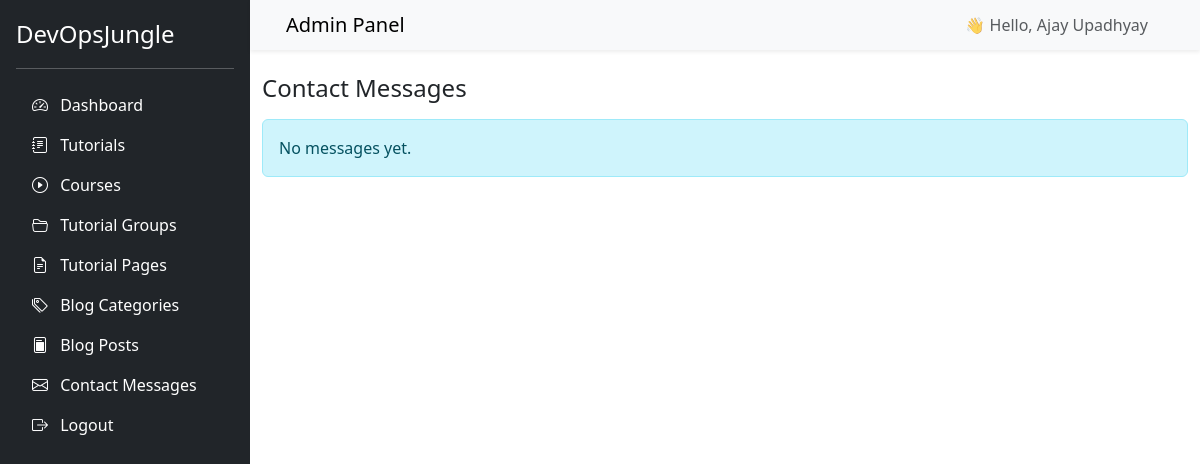
/admin/contact-messages/index.php (signed in), run on an earlier commit of the app's database.
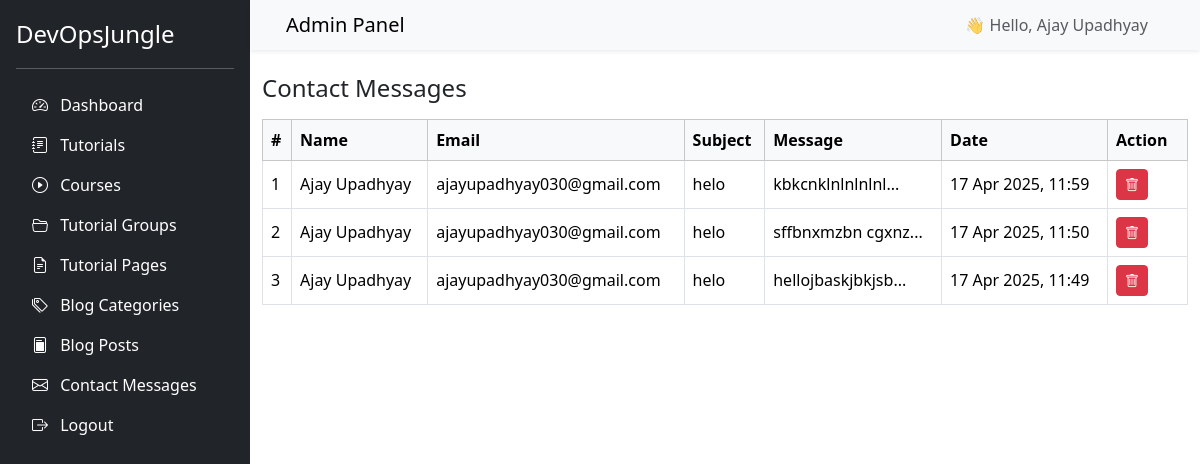
And on a later commit of the database.
### tables this page shows
CREATE TABLE `contact_messages` (
  `id` int(11) NOT NULL,
  `name` varchar(100) NOT NULL,
  `email` varchar(150) NOT NULL,
  `subject` varchar(255) DEFAULT NULL,
  `message` text NOT NULL,
  `created_at` timestamp NOT NULL DEFAULT current_timestamp()
);

### admin/contact-messages/index.php (the view, shortened to what this page needs)
<?php
require_once('../../includes/db.php');
$result = $conn->query("SELECT * FROM contact_messages ORDER BY created_at DESC");
$messages = $result ? $result->fetch_all(MYSQLI_ASSOC) : [];
?>
<!DOCTYPE html>
<html lang="en">
<head>
    <link href="https://cdn.jsdelivr.net/npm/bootstrap@5.3.3/dist/css/bootstrap.min.css" rel="stylesheet">
    <link href="https://cdn.jsdelivr.net/npm/bootstrap-icons@1.10.5/font/bootstrap-icons.css" rel="stylesheet">
</head>
<body>
<div class="d-flex">
    <div style="width: 250px; min-height: 100vh; background-color: #1e1e2f;">
        <?php include('../partials/sidebar.php'); ?>
    </div>
    <div class="flex-grow-1">
        <?php include('../partials/header.php'); ?>
        <div class="container mt-4">
            <h4 class="mb-3">Contact Messages</h4>
            <?php if (count($messages) > 0): ?>
                <div class="table-responsive">
                    <table class="table table-bordered align-middle">
                        <thead class="table-light">
                            <tr>
                                <th>#</th>
                                <th>Name</th>
                                <th>Email</th>
                                <th>Subject</th>
                                <th>Message</th>
                                <th>Date</th>
                                <th style="width: 80px;">Action</th>
                            </tr>
                        </thead>
                        <tbody>
                            <?php foreach ($messages as $i => $msg): ?>
                                <tr>
                                    <td><?= $i + 1 ?></td>
                                    <td><?= htmlspecialchars($msg['name']) ?></td>
                                    <td><?= htmlspecialchars($msg['email']) ?></td>
                                    <td><?= htmlspecialchars($msg['subject']) ?></td>
                                    <td><?= htmlspecialchars(substr($msg['message'], 0, 100)) ?>...</td>
                                    <td><?= date('d M Y, H:i', strtotime($msg['created_at'])) ?></td>
                                    <td>
                                        <a href="?delete=<?= $msg['id'] ?>" class="btn btn-sm btn-danger" onclick="return confirm('Are you sure?')">
                                            <i class="bi bi-trash"></i>
                                        </a>
                                    </td>
                                </tr>
                            <?php endforeach; ?>
                        </tbody>
                    </table>
                </div>
            <?php else: ?>
                <div class="alert alert-info">No messages yet.</div>
            <?php endif; ?>
        </div>
    </div>
</div>
</body>
</html>

### admin/partials/sidebar.php
<?php
$current_uri = $_SERVER['REQUEST_URI'];
?>
<div class="d-flex flex-column flex-shrink-0 p-3 text-white bg-dark vh-100" style="width: 250px;">
    <a href="/admin/dashboard.php" class="d-flex align-items-center mb-3 mb-md-0 me-md-auto text-white text-decoration-none">
        <span class="fs-4">DevOpsJungle</span>
    </a>
    <hr>
    <ul class="nav nav-pills flex-column mb-auto">
        <li class="nav-item">
            <a href="/admin/dashboard.php" class="nav-link text-white <?= str_contains($current_uri, '/admin/dashboard.php') ? 'active bg-primary' : ''; ?>">
                <i class="bi bi-speedometer2 me-2"></i> Dashboard
            </a>
        </li>
        <li>
            <a href="/admin/tutorials/index.php" class="nav-link text-white <?= str_contains($current_uri, '/admin/tutorials/') ? 'active bg-primary' : ''; ?>">
                <i class="bi bi-journal-text me-2"></i> Tutorials
            </a>
        </li>
        <li>
            <a href="/admin/courses/index.php" class="nav-link text-white <?= str_contains($current_uri, '/admin/courses/') ? 'active bg-primary' : ''; ?>">
                <i class="bi bi-play-circle me-2"></i> Courses
            </a>
        </li>
        <li>
            <a href="/admin/tutorial-groups/index.php" class="nav-link text-white <?= str_contains($current_uri, '/admin/tutorial-groups/') ? 'active bg-primary' : ''; ?>">
                <i class="bi bi-folder2-open me-2"></i> Tutorial Groups
            </a>
        </li>
        <li>
            <a href="/admin/tutorial-pages/index.php" class="nav-link text-white <?= str_contains($current_uri, '/admin/tutorial-pages/') ? 'active bg-primary' : ''; ?>">
                <i class="bi bi-file-earmark-text me-2"></i> Tutorial Pages
            </a>
        </li>
        <li>
            <a href="/admin/blog-categories/index.php" class="nav-link text-white <?= str_contains($current_uri, '/admin/blog-categories/') ? 'active bg-primary' : ''; ?>">
                <i class="bi bi-tags me-2"></i> Blog Categories
            </a>
        </li>
        <li>
            <a href="/admin/blog-posts/index.php" class="nav-link text-white <?= str_contains($current_uri, '/admin/blog-posts/') ? 'active bg-primary' : ''; ?>">
                <i class="bi bi-file-post me-2"></i> Blog Posts
            </a>
        </li>
        <li>
            <a href="../contact-messages/index.php" class="nav-link text-white <?= ($current_dir == 'contact-messages') ? 'active bg-primary' : ''; ?>">
                <i class="bi bi-envelope me-2"></i> Contact Messages
            </a>
        </li>
        <li>
            <a href="/admin/logout.php" class="nav-link text-white">
                <i class="bi bi-box-arrow-right me-2"></i> Logout
            </a>
        </li>
    </ul>
</div>

### admin/partials/header.php
<nav class="navbar navbar-expand-lg navbar-light bg-light shadow-sm px-4">
    <div class="container-fluid">
        <span class="navbar-brand mb-0 h5">Admin Panel</span>
        <div class="ms-auto">
            <span class="me-3 text-muted">👋 Hello, <?= $_SESSION['admin_name'] ?? 'Admin' ?></span>
        </div>
    </div>
</nav>

What changed in the data, as far as the page shows it:
added contact_messages: name "Ajay Upadhyay", email "ajayupadhyay030@gmail.com", subject "helo", message "kbkcnklnlnlnlnl", created_at "17 Apr 2025, 11:59"
added contact_messages: name "Ajay Upadhyay", email "ajayupadhyay030@gmail.com", subject "helo", message "sffbnxmzbn cgxnz", created_at "17 Apr 2025, 11:50"
added contact_messages: name "Ajay Upadhyay", email "ajayupadhyay030@gmail.com", subject "helo", message "hellojbaskjbkjsb", created_at "17 Apr 2025, 11:49"
Also different on the page:
text no longer shown: "No messages yet."
text now shown: "# Name Email Subject Message Date Action"
